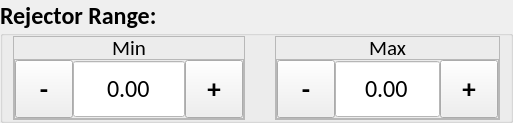
             <widget class="QGroupBox" name="ion_reject_gb">
              <property name="minimumSize">
               <size>
                <width>0</width>
                <height>112</height>
               </size>
              </property>
              <property name="font">
               <font>
                <family>Calibri</family>
                <pointsize>18</pointsize>
                <weight>75</weight>
                <bold>true</bold>
               </font>
              </property>
              <property name="title">
               <string>Rejector Range:</string>
              </property>
              <layout class="QHBoxLayout" name="horizontalLayout_61">
               <property name="spacing">
                <number>30</number>
               </property>
               <property name="leftMargin">
                <number>10</number>
               </property>
               <property name="topMargin">
                <number>0</number>
               </property>
               <property name="rightMargin">
                <number>10</number>
               </property>
               <property name="bottomMargin">
                <number>0</number>
               </property>
               <item>
                <widget class="QFrame" name="ion_reject_min_frame">
                 <property name="maximumSize">
                  <size>
                   <width>1000</width>
                   <height>1000</height>
                  </size>
                 </property>
                 <property name="frameShape">
                  <enum>QFrame::StyledPanel</enum>
                 </property>
                 <property name="frameShadow">
                  <enum>QFrame::Raised</enum>
                 </property>
                 <layout class="QVBoxLayout" name="verticalLayout_30">
                  <property name="spacing">
                   <number>0</number>
                  </property>
                  <property name="leftMargin">
                   <number>0</number>
                  </property>
                  <property name="topMargin">
                   <number>0</number>
                  </property>
                  <property name="rightMargin">
                   <number>0</number>
                  </property>
                  <property name="bottomMargin">
                   <number>0</number>
                  </property>
                  <item>
                   <widget class="QLabel" name="ion_reject_min_label">
                    <property name="minimumSize">
                     <size>
                      <width>40</width>
                      <height>22</height>
                     </size>
                    </property>
                    <property name="maximumSize">
                     <size>
                      <width>1000</width>
                      <height>22</height>
                     </size>
                    </property>
                    <property name="font">
                     <font>
                      <family>Calibri</family>
                      <pointsize>16</pointsize>
                      <weight>50</weight>
                      <bold>false</bold>
                     </font>
                    </property>
                    <property name="text">
                     <string>Min</string>
                    </property>
                    <property name="alignment">
                     <set>Qt::AlignCenter</set>
                    </property>
                   </widget>
                  </item>
                  <item>
                   <widget class="QFrame" name="frame_22">
                    <property name="minimumSize">
                     <size>
                      <width>0</width>
                      <height>58</height>
                     </size>
                    </property>
                    <property name="frameShape">
                     <enum>QFrame::StyledPanel</enum>
                    </property>
                    <property name="frameShadow">
                     <enum>QFrame::Raised</enum>
                    </property>
                    <layout class="QHBoxLayout" name="horizontalLayout_62">
                     <property name="spacing">
                      <number>0</number>
                     </property>
                     <property name="leftMargin">
                      <number>0</number>
                     </property>
                     <property name="topMargin">
                      <number>0</number>
                     </property>
                     <property name="rightMargin">
                      <number>0</number>
                     </property>
                     <property name="bottomMargin">
                      <number>0</number>
                     </property>
                     <item>
                      <widget class="QToolButton" name="ion_reject_min_minus">
                       <property name="minimumSize">
                        <size>
                         <width>58</width>
                         <height>58</height>
                        </size>
                       </property>
                       <property name="maximumSize">
                        <size>
                         <width>58</width>
                         <height>58</height>
                        </size>
                       </property>
                       <property name="font">
                        <font>
                         <pointsize>20</pointsize>
                         <weight>75</weight>
                         <bold>true</bold>
                        </font>
                       </property>
                       <property name="text">
                        <string>-</string>
                       </property>
                      </widget>
                     </item>
                     <item>
                      <widget class="QDoubleSpinBox" name="ion_reject_min_input">
                       <property name="minimumSize">
                        <size>
                         <width>0</width>
                         <height>0</height>
                        </size>
                       </property>
                       <property name="maximumSize">
                        <size>
                         <width>1000</width>
                         <height>58</height>
                        </size>
                       </property>
                       <property name="font">
                        <font>
                         <family>Calibri</family>
                         <pointsize>18</pointsize>
                         <weight>50</weight>
                         <bold>false</bold>
                        </font>
                       </property>
                       <property name="layoutDirection">
                        <enum>Qt::LeftToRight</enum>
                       </property>
                       <property name="styleSheet">
                        <string notr="true">QDoubleSpinBox {
	background-color: #FFFFFF;
}</string>
                       </property>
                       <property name="alignment">
                        <set>Qt::AlignCenter</set>
                       </property>
                       <property name="readOnly">
                        <bool>true</bool>
                       </property>
                       <property name="buttonSymbols">
                        <enum>QAbstractSpinBox::NoButtons</enum>
                       </property>
                       <property name="correctionMode">
                        <enum>QAbstractSpinBox::CorrectToPreviousValue</enum>
                       </property>
                       <property name="showGroupSeparator" stdset="0">
                        <bool>false</bool>
                       </property>
                       <property name="minimum">
                        <double>-10000.000000000000000</double>
                       </property>
                       <property name="maximum">
                        <double>10000.000000000000000</double>
                       </property>
                      </widget>
                     </item>
                     <item>
                      <widget class="QToolButton" name="ion_reject_min_plus">
                       <property name="minimumSize">
                        <size>
                         <width>58</width>
                         <height>58</height>
                        </size>
                       </property>
                       <property name="maximumSize">
                        <size>
                         <width>16777215</width>
                         <height>58</height>
                        </size>
                       </property>
                       <property name="font">
                        <font>
                         <pointsize>20</pointsize>
                         <weight>75</weight>
                         <bold>true</bold>
                        </font>
                       </property>
                       <property name="focusPolicy">
                        <enum>Qt::NoFocus</enum>
                       </property>
                       <property name="text">
                        <string>+</string>
                       </property>
                      </widget>
                     </item>
                    </layout>
                   </widget>
                  </item>
                 </layout>
                </widget>
               </item>
               <item>
                <widget class="QFrame" name="ion_reject_max_frame">
                 <property name="minimumSize">
                  <size>
                   <width>0</width>
                   <height>0</height>
                  </size>
                 </property>
                 <property name="maximumSize">
                  <size>
                   <width>1000</width>
                   <height>1000</height>
                  </size>
                 </property>
                 <property name="frameShape">
                  <enum>QFrame::StyledPanel</enum>
                 </property>
                 <property name="frameShadow">
                  <enum>QFrame::Raised</enum>
                 </property>
                 <layout class="QVBoxLayout" name="verticalLayout_32">
                  <property name="spacing">
                   <number>0</number>
                  </property>
                  <property name="leftMargin">
                   <number>0</number>
                  </property>
                  <property name="topMargin">
                   <number>0</number>
                  </property>
                  <property name="rightMargin">
                   <number>0</number>
                  </property>
                  <property name="bottomMargin">
                   <number>0</number>
                  </property>
                  <item>
                   <widget class="QLabel" name="ion_reject_max_label">
                    <property name="minimumSize">
                     <size>
                      <width>42</width>
                      <height>22</height>
                     </size>
                    </property>
                    <property name="maximumSize">
                     <size>
                      <width>1000</width>
                      <height>22</height>
                     </size>
                    </property>
                    <property name="font">
                     <font>
                      <family>Calibri</family>
                      <pointsize>16</pointsize>
                      <weight>50</weight>
                      <bold>false</bold>
                     </font>
                    </property>
                    <property name="text">
                     <string>Max</string>
                    </property>
                    <property name="alignment">
                     <set>Qt::AlignCenter</set>
                    </property>
                   </widget>
                  </item>
                  <item>
                   <widget class="QFrame" name="frame_23">
                    <property name="frameShape">
                     <enum>QFrame::StyledPanel</enum>
                    </property>
                    <property name="frameShadow">
                     <enum>QFrame::Raised</enum>
                    </property>
                    <layout class="QHBoxLayout" name="horizontalLayout_63">
                     <property name="spacing">
                      <number>0</number>
                     </property>
                     <property name="leftMargin">
                      <number>0</number>
                     </property>
                     <property name="topMargin">
                      <number>0</number>
                     </property>
                     <property name="rightMargin">
                      <number>0</number>
                     </property>
                     <property name="bottomMargin">
                      <number>0</number>
                     </property>
                     <item>
                      <widget class="QToolButton" name="ion_reject_max_minus">
                       <property name="minimumSize">
                        <size>
                         <width>58</width>
                         <height>58</height>
                        </size>
                       </property>
                       <property name="maximumSize">
                        <size>
                         <width>58</width>
                         <height>58</height>
                        </size>
                       </property>
                       <property name="font">
                        <font>
                         <pointsize>20</pointsize>
                         <weight>75</weight>
                         <bold>true</bold>
                        </font>
                       </property>
                       <property name="text">
                        <string>-</string>
                       </property>
                      </widget>
                     </item>
                     <item>
                      <widget class="QDoubleSpinBox" name="ion_reject_max_input">
                       <property name="minimumSize">
                        <size>
                         <width>0</width>
                         <height>0</height>
                        </size>
                       </property>
                       <property name="maximumSize">
                        <size>
                         <width>1000</width>
                         <height>58</height>
                        </size>
                       </property>
                       <property name="font">
                        <font>
                         <family>Calibri</family>
                         <pointsize>18</pointsize>
                         <weight>50</weight>
                         <bold>false</bold>
                        </font>
                       </property>
                       <property name="layoutDirection">
                        <enum>Qt::LeftToRight</enum>
                       </property>
                       <property name="styleSheet">
                        <string notr="true">QDoubleSpinBox {
	background-color: #FFFFFF;
}</string>
                       </property>
                       <property name="alignment">
                        <set>Qt::AlignCenter</set>
                       </property>
                       <property name="readOnly">
                        <bool>true</bool>
                       </property>
                       <property name="buttonSymbols">
                        <enum>QAbstractSpinBox::NoButtons</enum>
                       </property>
                       <property name="correctionMode">
                        <enum>QAbstractSpinBox::CorrectToPreviousValue</enum>
                       </property>
                       <property name="showGroupSeparator" stdset="0">
                        <bool>false</bool>
                       </property>
                       <property name="maximum">
                        <double>10000.000000000000000</double>
                       </property>
                      </widget>
                     </item>
                     <item>
                      <widget class="QToolButton" name="ion_reject_max_plus">
                       <property name="minimumSize">
                        <size>
                         <width>58</width>
                         <height>58</height>
                        </size>
                       </property>
                       <property name="maximumSize">
                        <size>
                         <width>16777215</width>
                         <height>58</height>
                        </size>
                       </property>
                       <property name="font">
                        <font>
                         <pointsize>20</pointsize>
                         <weight>75</weight>
                         <bold>true</bold>
                        </font>
                       </property>
                       <property name="focusPolicy">
                        <enum>Qt::NoFocus</enum>
                       </property>
                       <property name="text">
                        <string>+</string>
                       </property>
                      </widget>
                     </item>
                    </layout>
                   </widget>
                  </item>
                 </layout>
                </widget>
               </item>
              </layout>
             </widget>
